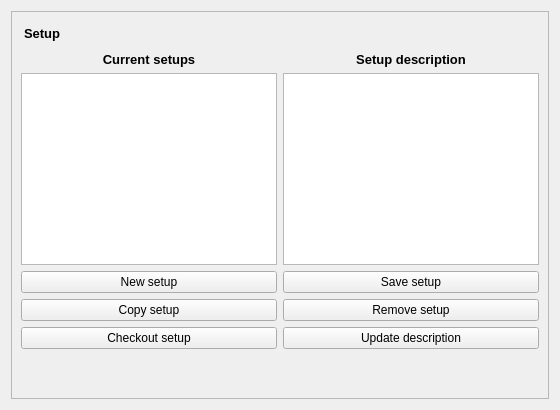
     <widget class="QWidget" name="tab_3">
      <attribute name="title">
       <string>Setup</string>
      </attribute>
      <layout class="QVBoxLayout" name="verticalLayout_13">
       <item>
        <widget class="QFrame" name="frame_7">
         <property name="maximumSize">
          <size>
           <width>16777215</width>
           <height>16777215</height>
          </size>
         </property>
         <property name="frameShape">
          <enum>QFrame::StyledPanel</enum>
         </property>
         <property name="frameShadow">
          <enum>QFrame::Raised</enum>
         </property>
         <layout class="QVBoxLayout" name="verticalLayout_14">
          <item>
           <widget class="QLabel" name="label_47">
            <property name="styleSheet">
             <string notr="true"> QLabel {
    qproperty-alignment: AlignCenter;
    padding: 5px 0px;
    color: rgb(0, 0, 0);
    max-height: 15px;
    font-size: 10pt;
	font-weight: bold; 
}</string>
            </property>
            <property name="text">
             <string>Setup</string>
            </property>
           </widget>
          </item>
          <item>
           <layout class="QGridLayout" name="gridLayout_11">
            <item row="1" column="0">
             <widget class="QListWidget" name="listWidget_setup"/>
            </item>
            <item row="1" column="1">
             <widget class="QTextEdit" name="textEdit_setup">
              <property name="readOnly">
               <bool>false</bool>
              </property>
              <property name="acceptRichText">
               <bool>true</bool>
              </property>
             </widget>
            </item>
            <item row="0" column="0">
             <widget class="QLabel" name="label_48">
              <property name="font">
               <font>
                <pointsize>10</pointsize>
                <weight>75</weight>
                <bold>true</bold>
               </font>
              </property>
              <property name="text">
               <string>Current setups</string>
              </property>
              <property name="alignment">
               <set>Qt::AlignCenter</set>
              </property>
             </widget>
            </item>
            <item row="0" column="1">
             <widget class="QLabel" name="label_49">
              <property name="font">
               <font>
                <pointsize>10</pointsize>
                <weight>75</weight>
                <bold>true</bold>
               </font>
              </property>
              <property name="text">
               <string>Setup description</string>
              </property>
              <property name="alignment">
               <set>Qt::AlignCenter</set>
              </property>
             </widget>
            </item>
           </layout>
          </item>
          <item>
           <layout class="QGridLayout" name="gridLayout_3">
            <item row="2" column="1">
             <widget class="QPushButton" name="pushButton_update_desc">
              <property name="text">
               <string>Update description</string>
              </property>
             </widget>
            </item>
            <item row="0" column="0">
             <widget class="QPushButton" name="pushButton_new_setup">
              <property name="text">
               <string>New setup</string>
              </property>
             </widget>
            </item>
            <item row="2" column="0">
             <widget class="QPushButton" name="pushButton_change_setup">
              <property name="text">
               <string>Checkout setup</string>
              </property>
             </widget>
            </item>
            <item row="1" column="1">
             <widget class="QPushButton" name="pushButton_remove_setup">
              <property name="text">
               <string>Remove setup</string>
              </property>
             </widget>
            </item>
            <item row="0" column="1">
             <widget class="QPushButton" name="pushButton_save_setup">
              <property name="text">
               <string>Save setup</string>
              </property>
             </widget>
            </item>
            <item row="1" column="0">
             <widget class="QPushButton" name="pushButton_copy_setup">
              <property name="text">
               <string>Copy setup</string>
              </property>
             </widget>
            </item>
           </layout>
          </item>
          <item>
           <spacer name="verticalSpacer_8">
            <property name="orientation">
             <enum>Qt::Vertical</enum>
            </property>
            <property name="sizeHint" stdset="0">
             <size>
              <width>20</width>
              <height>40</height>
             </size>
            </property>
           </spacer>
          </item>
         </layout>
        </widget>
       </item>
      </layout>
     </widget>
